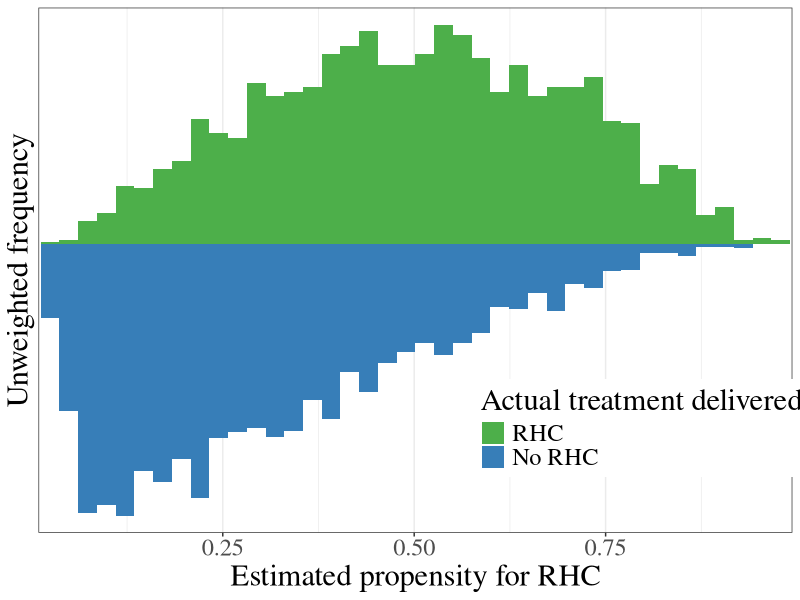
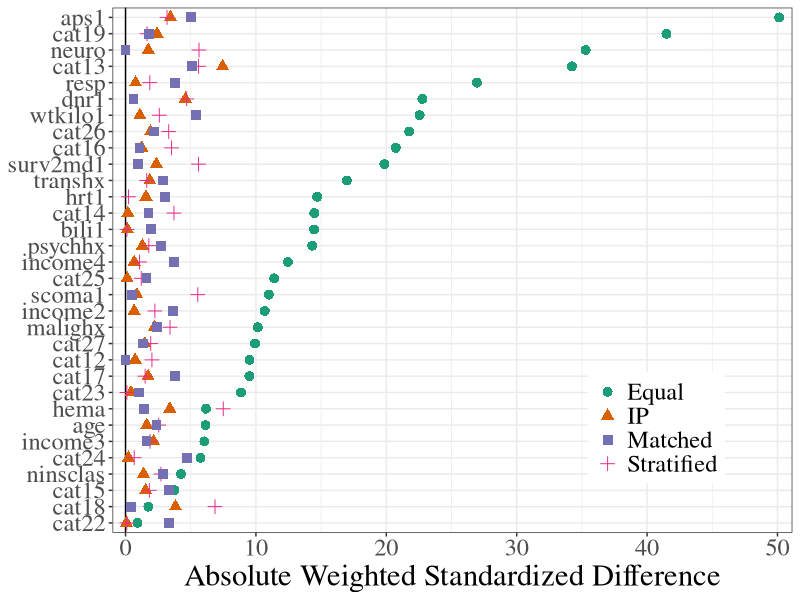
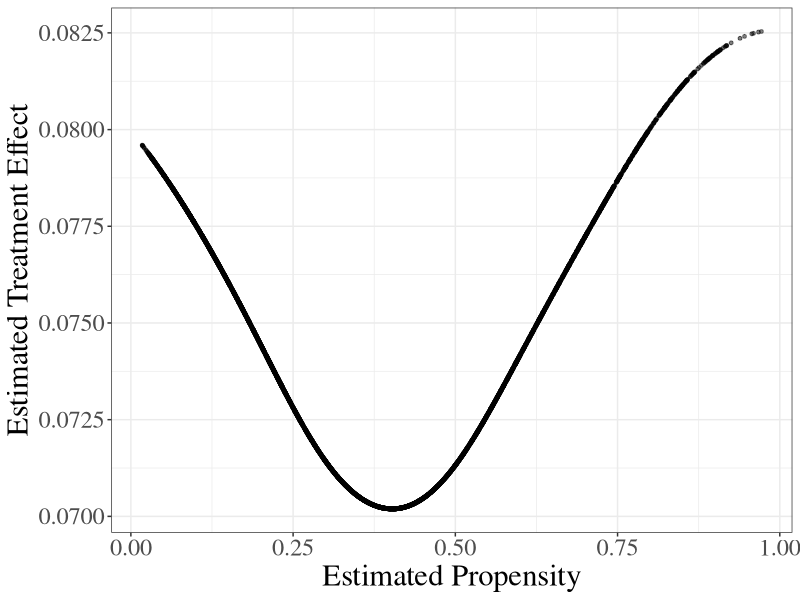

Write R code to recreate these figures, in order.
## ----setup, include=FALSE---------------------------
library(tidyverse); 
library(broom);
library(DiagrammeR);
library(sandwich)
library(haven)
library(mgcv)
library(MatchIt)
knitr::opts_chunk$set(echo = T, warning = F, message = F);
knitr::knit_hooks$set(mysize = function(before, options, envir) {
  if (before) 
    return(options$size);
})
options(digits = 3);
figure_scaler = 5/8;#1/2 for ioslides; ~1/3 for word, pdf
text_scaler = 1;#1 for ioslides; 2/3 for word, pdf
fig.x = 16 * figure_scaler;
fig.y = 9 * figure_scaler;
cex_scale = 1.75 * figure_scaler;
theme_set(theme_bw())



## ---- echo = F--------------------------------------
create_graph() %>%
  add_node(label = "Z",node_aes = node_aes(color = "black", fontname = "serif")) %>%
  add_node(label = "X",node_aes = node_aes(color = "black", fontname = "serif")) %>%
  add_node(label = "Y",node_aes = node_aes(color = "black", fontname = "serif")) %>%
  add_edge(from = "X", to = "Y",edge_aes = edge_aes(color = "black")) %>%
  add_edge(from = "X", to = "Z",edge_aes = edge_aes(color = "black")) %>%
  add_edge(from = "Z", to = "Y",edge_aes = edge_aes(color = "black")) %>%
  render_graph()


## ---------------------------------------------------

rhc <- 
  read_csv("rhc.csv", show_col_types = FALSE) %>%
  mutate(income = as_factor(income), 
         cat1 = as_factor(cat1), 
         cat2 = as_factor(cat2)) %>%
  rename(subjid = id)

predictors <- setdiff(colnames(rhc),
                      c("subjid",
                        "swang1", #treatment
                        "dth30" #outcome
                      ))

ps_formula <-  
  as.formula(paste0("swang1 ~",paste0(predictors, collapse = "+")))

ps_model <- 
  glm(ps_formula, family = "binomial", data = rhc) 

rhc_ps <- 
  bind_cols(rhc %>% select(subjid, swang1, dth30), 
            model.matrix(ps_model)[,-1],
            ps_swang1 = predict(ps_model, type = "response", newdata = rhc))

predictors <- colnames(model.matrix(ps_model)[,-1])



## ---------------------------------------------------
tidy(ps_model) %>% 
  arrange(desc(abs(statistic))) %>% 
  print(n = Inf)



## ---- echo = FALSE, fig.width=fig.x, fig.height = fig.y----

ggplot() + 
  geom_histogram(data = filter(rhc_ps, 
                               swang1 == 1), 
                 mapping = aes(x = ps_swang1, 
                               y = after_stat(density),
                               fill = "RHC"),
                 bins = 40) + 
  geom_histogram(data = filter(rhc_ps, 
                               swang1 == 0), 
                 mapping = aes(x = ps_swang1,
                               y = -1 * after_stat(density),
                               fill = "No RHC"),
                 bins = 40) +
  scale_x_continuous(name = "Estimated propensity for RHC", 
                     expand = expansion(add = 0.003)) +
  scale_y_continuous(name = "Unweighted frequency", 
                     breaks = NULL,
                     expand = expansion(mult = 0.035)) + 
  scale_fill_manual(name = "Actual treatment delivered", 
                    breaks = c("RHC", "No RHC"),
                    values = c("#4DAF4A", "#377EB8")) + 
  theme(text = element_text(size = 22, family = "serif"),
        legend.position = c(0.8, 0.2));



## ---------------------------------------------------

# Use 0.025-width propensity bins
rhc_ps <- 
  rhc_ps %>% 
  mutate(ps_quantile = cut_width(ps_swang1, width = 0.025, center = 0.0125)) 

rhc_ps %>% 
  count(swang1, ps_quantile) %>% 
  pivot_wider(id_cols = ps_quantile, 
              names_from = swang1, 
              values_from = n,
              values_fill = 0) %>% 
  print(n = Inf)

# Calculate weights based upon strata size, treatment size, and strata-treatment size
rhc_ps <- 
  left_join(rhc_ps, 
            rhc_ps %>% 
              count(ps_quantile, name = "stratum_size"), 
            by = "ps_quantile") %>%
  left_join(rhc_ps %>%
              count(swang1, name = "treatment_size"), 
            by = "swang1") %>%
  left_join(rhc_ps %>%
              count(swang1, ps_quantile, name = "stratum_treatment_size"),
            by = c("swang1", "ps_quantile")) %>%
  mutate(stratified_weight = stratum_size * treatment_size / stratum_treatment_size / n(), 
         .keep = "unused")

# weight given to each observation in each group
rhc_ps %>%
  group_by(swang1, ps_quantile) %>%
  summarize(num = n(), 
            wgt_per_obs = first(stratified_weight), 
            wgt_total  = num * wgt_per_obs) %>% 
  pivot_wider(id_cols = ps_quantile, 
              names_from = swang1, 
              values_from = c(num, wgt_per_obs, wgt_total))



## ---------------------------------------------------
library(MatchIt)
matched_rhc <- matchit(ps_formula, data = rhc, caliper = 0.025, std.caliper = FALSE)

matched_rhc 

matched_rhc_pairs <- 
  get_matches(matched_rhc, weights = "matched_weight")

head(matched_rhc_pairs)

rhc_ps <- 
  left_join(rhc_ps, 
            matched_rhc_pairs %>%
              select(subjid, matched_weight), 
            by = "subjid") %>%
  mutate(matched_weight = ifelse(is.na(matched_weight), 0, matched_weight))



## ---------------------------------------------------
rhc_ps <- 
  rhc_ps %>%
  mutate(ip_weight = swang1 / ps_swang1 + (1 - swang1) / (1 - ps_swang1))


## ---- echo = FALSE, fig.width=fig.x, fig.height = 1.2*fig.y----

weighted.var <- function(x, w, ...) {
  sum(w) * sum(w * (x - weighted.mean(x, w, ...))^2) / (sum(w)^2  - sum(w^2))
}

equal_weighted <- 
  full_join(
    rhc_ps %>%
      group_by(swang1) %>%
      summarize(across(all_of(predictors), mean)) %>%
      arrange(desc(swang1)) %>%
      select(-swang1) %>%
      summarize(across(where(is.numeric), ~ first(.x) - last(.x))) %>%
      pivot_longer(everything(), values_to = "mean_diff"),
    rhc_ps %>%
      group_by(swang1) %>%
      summarize(across(all_of(predictors), var)) %>%
      arrange(desc(swang1)) %>%
      select(-swang1) %>%
      summarize(across(where(is.numeric), ~ sqrt(mean(.x)))) %>%
      pivot_longer(everything(), values_to = "pooled_sd")) %>%
  mutate(std_diff = 100 * mean_diff / pooled_sd)

ip_weighted <-
  full_join(
    rhc_ps %>%
      group_by(swang1) %>%
      summarize(across(all_of(predictors), ~weighted.mean(.x, ip_weight))) %>%
      arrange(desc(swang1)) %>%
      select(-swang1) %>%
      summarize(across(where(is.numeric), ~ first(.x) - last(.x))) %>%
      pivot_longer(everything(), values_to = "mean_diff_ipw"),
    rhc_ps %>%
      group_by(swang1) %>%
      summarize(across(all_of(predictors), ~weighted.var(.x, ip_weight))) %>%
      arrange(desc(swang1)) %>%
      select(-swang1) %>%
      summarize(across(where(is.numeric), ~ sqrt(mean(.x)))) %>%
      pivot_longer(everything(), values_to = "pooled_sd_ipw")) %>%
  mutate(std_diff_ipw = 100 * mean_diff_ipw / pooled_sd_ipw)


stratified_weighted <-
  full_join(
    rhc_ps %>%
      group_by(swang1) %>%
      summarize(across(all_of(predictors), ~weighted.mean(.x, stratified_weight))) %>%
      arrange(desc(swang1)) %>%
      select(-swang1) %>%
      summarize(across(where(is.numeric), ~ first(.x) - last(.x))) %>%
      pivot_longer(everything(), values_to = "mean_diff_stratified"),
    rhc_ps %>%
      group_by(swang1) %>%
      summarize(across(all_of(predictors), ~weighted.var(.x, stratified_weight))) %>%
      arrange(desc(swang1)) %>%
      select(-swang1) %>%
      summarize(across(where(is.numeric), ~ sqrt(mean(.x)))) %>%
      pivot_longer(everything(), values_to = "pooled_sd_stratified")) %>%
  mutate(std_diff_stratified = 100 * mean_diff_stratified / pooled_sd_stratified)

matched_weighted <-
  full_join(
    rhc_ps %>%
      group_by(swang1) %>%
      summarize(across(all_of(predictors), ~weighted.mean(.x, matched_weight))) %>%
      arrange(desc(swang1)) %>%
      select(-swang1) %>%
      summarize(across(where(is.numeric), ~ first(.x) - last(.x))) %>%
      pivot_longer(everything(), values_to = "mean_diff_matched"),
    rhc_ps %>%
      group_by(swang1) %>%
      summarize(across(all_of(predictors), ~weighted.var(.x, matched_weight))) %>%
      arrange(desc(swang1)) %>%
      select(-swang1) %>%
      summarize(across(where(is.numeric), ~ sqrt(mean(.x)))) %>%
      pivot_longer(everything(), values_to = "pooled_sd_matched")) %>%
  mutate(std_diff_matched = 100 * mean_diff_matched / pooled_sd_matched)

ggplot(data = full_join(equal_weighted, 
                        ip_weighted, 
                        by = "name") %>%
         full_join(matched_weighted, 
                   by = "name") %>%
         full_join(stratified_weighted, 
                   by = "name") %>%
         arrange(abs(std_diff)) %>%
         mutate(name = factor(name) %>% fct_inorder())) + 
  geom_vline(xintercept = 0) + 
  geom_point(aes(x = abs(std_diff), y = name, color = "Equal", shape = "Equal"), size = 3) + 
  geom_point(aes(x = abs(std_diff_ipw), y = name, color = "IP", shape = "IP"), size = 3) + 
  geom_point(aes(x = abs(std_diff_stratified), y = name, color = "Stratified", shape = "Stratified"), size = 3) + 
  geom_point(aes(x = abs(std_diff_matched), y = name, color = "Matched", shape = "Matched"), size = 3) + 
  scale_y_discrete(name = NULL) + 
  scale_x_continuous(name = "Absolute Weighted Standardized Difference", 
                     breaks = seq(-30, 50, by = 10), 
                     expand = expansion(mult = 0.02)) + 
  scale_color_brewer(name = NULL, palette ="Dark2") + 
  scale_shape_discrete(name = NULL) + 
  theme(text = element_text(size = 22, family = "serif"),
        legend.position = c(0.8, 0.2));



## ---------------------------------------------------
model_obs <- gam(dth30 ~ swang1, family = "binomial", data = rhc_ps)

obs_diff <- 
  predict(model_obs, type = "response", newdata = rhc_ps %>% slice(1) %>% mutate(swang1 = 1)) - 
  predict(model_obs, type = "response", newdata = rhc_ps %>% slice(1) %>% mutate(swang1 = 0)) 

obs_diff


## ---------------------------------------------------

# Parametric component for treatment; non-parametric component for ps
model_adjust_ps <- gam(dth30 ~ swang1 + s(ps_swang1), family = "binomial", data = rhc_ps)

# Estimated treatment effect is average predicted response if all were treated
resp_rhc <- predict(model_adjust_ps, type = "response", newdata = rhc_ps %>% mutate(swang1 = 1))
resp_not_rhc <- predict(model_adjust_ps, type = "response", newdata = rhc_ps %>% mutate(swang1 = 0))
adjusted_diff <-
  mean(resp_rhc) - 
  mean(resp_not_rhc)

adjusted_diff



## ---- echo = FALSE, fig.width=fig.x, fig.height = 0.9*fig.y----
ggplot() + 
  geom_point(aes(x = rhc_ps %>% pull(ps_swang1), y = resp_rhc - resp_not_rhc),
             size = 1, 
             alpha = 0.5) + 
  scale_x_continuous(name = "Estimated Propensity") + 
  scale_y_continuous(name = "Estimated Treatment Effect") + 
  theme(text = element_text(size = 22, family = "serif"),
        legend.position = c(0.8, 0.2));


## ---------------------------------------------------


# Fit GLM weighting by stratum weights
model_stratified <- glm(dth30 ~ swang1, family = "binomial", weights = stratified_weight, data = rhc_ps)

# Estimated treatment effect is average predicted response if all were treated
# versus if all were untreated
stratified_diff <- 
  predict(model_stratified, type = "response", newdata = rhc_ps %>% slice(1) %>% mutate(swang1 = 1)) - 
  predict(model_stratified, type = "response", newdata = rhc_ps %>% slice(1) %>% mutate(swang1 = 0)) 
stratified_diff

# Same as taking difference in weighted means
rhc_ps %>% 
  group_by(swang1) %>%
  summarize(mean_dth30 = weighted.mean(dth30, stratified_weight)) %>%
  arrange(swang1) %>%
  pull(mean_dth30) %>%
  diff()


## ---------------------------------------------------
matched_diff <- 
  rhc_ps %>% 
  group_by(swang1) %>%
  summarize(mean_dth30 = weighted.mean(dth30, matched_weight)) %>%
  arrange(swang1) %>%
  pull(mean_dth30) %>%
  diff()

matched_diff


## ---------------------------------------------------
model_ipw <- glm(dth30 ~ swang1, family = "binomial", weights = ip_weight, data = rhc_ps)

# Estimated treatment effect is average predicted response if all were treated
# versus if all were untreated
ipw_diff <- 
  predict(model_ipw, type = "response", newdata = rhc_ps %>% slice(1) %>% mutate(swang1 = 1)) - 
  predict(model_ipw, type = "response", newdata = rhc_ps %>% slice(1) %>% mutate(swang1 = 0)) 

ipw_diff


## ---- echo = FALSE----------------------------------
tribble(~"Method", ~"Result",
        "Observed", obs_diff,
        "Adjusted", adjusted_diff,
        "Stratified", stratified_diff,
        "Matched", matched_diff, 
        "IPW", ipw_diff) %>% knitr::kable()


## ---------------------------------------------------
# regular variance estimator
sqrt(diag(vcov(model_ipw)))
# vcovHC from sandwich package for robust variance estimator
sqrt(diag(vcovHC(model_ipw, type = "HC")))
